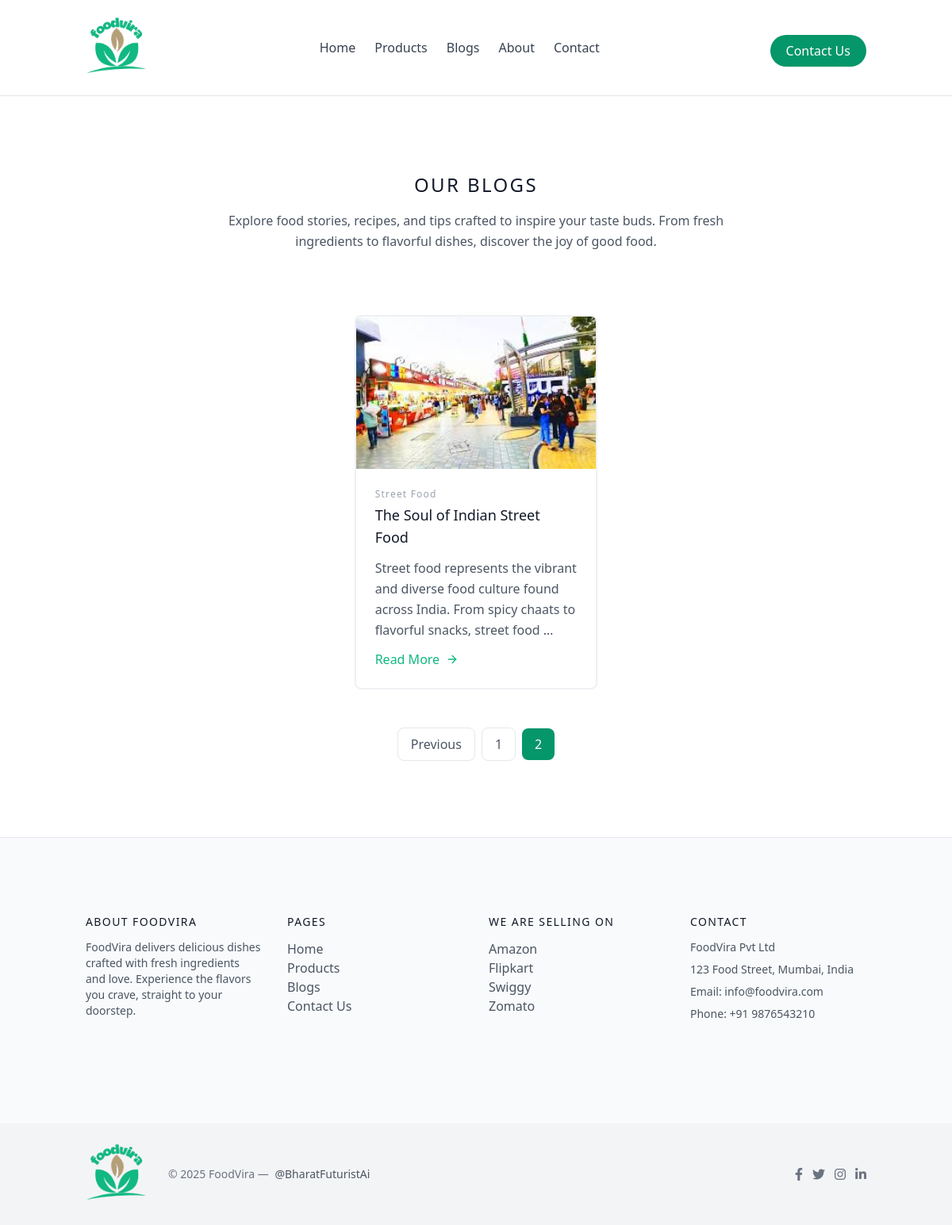
Screenshot of /blog/?page=2 with the database file from the repository.
### apps/master/models.py (models this page shows, shortened)
class BaseClass(models.Model):
    id = models.UUIDField(
        primary_key=True,
        default=uuid.uuid4,
        editable=False
    )
    created_at = models.DateTimeField(auto_now_add=True)
    updated_at = models.DateTimeField(auto_now=True)
    class Meta:
        abstract = True

class Blog(BaseClass):
    category = models.ForeignKey(
        BlogCategory,
        on_delete=models.CASCADE,
        related_name='blogs'
    )
    title = models.CharField(max_length=200)
    slug = models.SlugField(max_length=220, unique=True)
    content = models.TextField()
    image = models.ImageField(upload_to=upload_with_uuid)
    class Meta:
        verbose_name = "Blog"
        verbose_name_plural = "Blogs"
        ordering = ['-created_at']

class BlogCategory(BaseClass):
    name = models.CharField(max_length=100, unique=True)
    slug = models.SlugField(max_length=120, unique=True)
    description = models.TextField(blank=True, null=True)
    is_active = models.BooleanField(default=True)
    class Meta:
        verbose_name = "Blog Category"
        verbose_name_plural = "Blog Categories"
        ordering = ['name']

### apps/store/views.py (the view)
# urls.py: path("blog/", blog, name="blog"),
def blog(request):
    blog_list = Blog.objects.order_by("-created_at")
    paginator = Paginator(blog_list, 6)  # 👈 blogs per page
    page_number = request.GET.get("page")
    page_obj = paginator.get_page(page_number)
    context = {
        "blogs": page_obj.object_list,
        "page_obj": page_obj,
    }
    return render(request, "store/blog.html", context)

### apps/store/templates/store/blog.html (shortened to what this page needs)
{% extends 'store/base.html' %}
{% block body %}
<section class="text-gray-600 body-font">
  <div class="container px-5 py-24 mx-auto">
    <div class="flex flex-col text-center w-full mb-20">
      <h1 class="text-2xl font-medium title-font mb-4 text-gray-900 tracking-widest">OUR BLOGS</h1>
      <p class="lg:w-2/3 mx-auto leading-relaxed text-base">Explore food stories, recipes, and tips crafted to inspire your taste buds.
  From fresh ingredients to flavorful dishes, discover the joy of good food.</p>
    </div>
   <div class="flex flex-wrap -m-4 justify-center">
  {% for blog in blogs %}
    <div class="p-4 md:w-1/3 w-full">
      <div class="h-full border-2 border-gray-200 border-opacity-60 rounded-lg overflow-hidden">
        <img class="lg:h-48 md:h-36 w-full object-cover object-center" src="{{ blog.image.url }}" alt="{{ blog.title }}">
        <div class="p-6">
          <h2 class="tracking-widest text-xs title-font font-medium text-gray-400 mb-1">
            {{ blog.category.name }}
          </h2>
          <h1 class="title-font text-lg font-medium text-gray-900 mb-3">
            {{ blog.title }}
          </h1>
          <p class="leading-relaxed mb-3">
            {{ blog.content|truncatewords:20 }}
          </p>
          <div class="flex items-center flex-wrap">
            <a href="{% url 'blog_detail' blog_id=blog.id %}" class="text-green-500 inline-flex items-center md:mb-2 lg:mb-0">
              Read More
              <svg class="w-4 h-4 ml-2" viewBox="0 0 24 24" stroke="currentColor" stroke-width="2" fill="none"
                   stroke-linecap="round" stroke-linejoin="round">
                <path d="M5 12h14"></path>
                <path d="M12 5l7 7-7 7"></path>
              </svg>
            </a>
          </div>
        </div>
      </div>
    </div>
  {% empty %}
    <div class="w-full text-center py-16">
      <p class="text-gray-500 text-lg">No blogs available at the moment.</p>
    </div>
  {% endfor %}
</div>
{% if page_obj.paginator.num_pages > 1 %}
<div class="flex justify-center mt-12">
  <nav class="flex items-center gap-2 flex-wrap">
    {% if page_obj.has_previous %}
    <a
      href="?page={{ page_obj.previous_page_number }}"
      class="px-4 py-2 border rounded-lg hover:bg-gray-100"
    >
      Previous
    </a>
    {% endif %}
    {% for num in page_obj.paginator.page_range %}
      {% if num == page_obj.number %}
        <span class="px-4 py-2 bg-green-600 text-white rounded-lg">
          {{ num }}
        </span>
      {% else %}
        <a
          href="?page={{ num }}"
          class="px-4 py-2 border rounded-lg hover:bg-gray-100"
        >
          {{ num }}
        </a>
      {% endif %}
    {% endfor %}
  </nav>
</div>
{% endif %}
  </div>
</section>
{% endblock %}

### apps/store/templates/store/base.html (shortened to what this page needs)
{% load static %}
<!DOCTYPE html>
<html lang="en">
<head>
    <link href="https://cdn.jsdelivr.net/npm/tailwindcss@latest/dist/tailwind.min.css" rel="stylesheet" />
    <link rel="stylesheet" href="https://cdnjs.cloudflare.com/ajax/libs/font-awesome/6.0.0-beta3/css/all.min.css">
</head>
<body>
    <header class="text-gray-700 body-font shadow-sm">
        <div class="container mx-auto flex flex-wrap p-5 flex-col md:flex-row items-center">
            <a href="{% url 'index' %}" class="flex items-center mb-4 md:mb-0">
                <img src="{% static 'store/images/logo.png' %}" width="80" alt="Logo">
            </a>
            <nav class="md:ml-auto md:mr-auto flex flex-wrap items-center text-base justify-center gap-6">
                <a href="{% url 'index' %}" class="nav-link">Home</a>
                <a href="{% url 'products' %}" class="nav-link">Products</a>
                <a href="{% url 'blog' %}" class="nav-link">Blogs</a>
                <a href="{% url 'about' %}" class="nav-link">About</a>
                <a href="{% url 'contact' %}" class="nav-link">Contact</a>
            </nav>
            <a href="{% url 'contact' %}"
                class="inline-flex items-center bg-green-600 text-white px-5 py-2 mt-2 rounded-full hover:bg-green-700 transition">
                Contact Us
            </a>
        </div>
    </header>
    <hr>
    {% block body %}
    {% endblock %}
    <footer class="text-gray-600 body-font bg-gray-50">
        <div class="container px-5 py-24 mx-auto">
            <div class="flex flex-wrap md:text-left text-center -mx-4">
                <div class="lg:w-1/4 md:w-1/2 w-full px-4 mb-8 md:mb-0">
                    <h2 class="title-font font-medium text-gray-900 tracking-widest text-sm mb-3">ABOUT FOODVIRA</h2>
                    <p class="text-gray-600 text-sm">
                        FoodVira delivers delicious dishes crafted with fresh ingredients and love. Experience the
                        flavors you crave, straight to your doorstep.
                    </p>
                </div>
                <div class="lg:w-1/4 md:w-1/2 w-full px-4 mb-8 md:mb-0">
                    <h2 class="title-font font-medium text-gray-900 tracking-widest text-sm mb-3">PAGES</h2>
                    <nav class="list-none mb-10">
                        <li><a href="{% url 'index' %}" class="text-gray-600 hover:text-gray-800">Home</a></li>
                        <li><a href="{% url 'products' %}" class="text-gray-600 hover:text-gray-800">Products</a></li>
                        <li><a href="{% url 'blog' %}" class="text-gray-600 hover:text-gray-800">Blogs</a></li>
                        <li><a href="{% url 'contact' %}" class="text-gray-600 hover:text-gray-800">Contact Us</a></li>
                    </nav>
                </div>
                <div class="lg:w-1/4 md:w-1/2 w-full px-4 mb-8 md:mb-0">
                    <h2 class="title-font font-medium text-gray-900 tracking-widest text-sm mb-3">WE ARE SELLING ON</h2>
                    <nav class="list-none mb-10">
                        <li><a href="https://www.amazon.in" target="_blank"
                                class="text-gray-600 hover:text-gray-800">Amazon</a></li>
                        <li><a href="https://www.flipkart.com" target="_blank"
                                class="text-gray-600 hover:text-gray-800">Flipkart</a></li>
                        <li><a href="https://www.swiggy.com" target="_blank"
                                class="text-gray-600 hover:text-gray-800">Swiggy</a></li>
                        <li><a href="https://www.zomato.com" target="_blank"
                                class="text-gray-600 hover:text-gray-800">Zomato</a></li>
                    </nav>
                </div>
                <div class="lg:w-1/4 md:w-1/2 w-full px-4">
                    <h2 class="title-font font-medium text-gray-900 tracking-widest text-sm mb-3">CONTACT</h2>
                    <p class="text-gray-600 text-sm mb-2">FoodVira Pvt Ltd</p>
                    <p class="text-gray-600 text-sm mb-2">123 Food Street, Mumbai, India</p>
                    <p class="text-gray-600 text-sm mb-2">Email: info@foodvira.com</p>
                    <p class="text-gray-600 text-sm">Phone: +91 9876543210</p>
                </div>
            </div>
        </div>
        <div class="bg-gray-100">
            <div class="container px-5 py-6 mx-auto flex flex-col sm:flex-row items-center justify-between">
                <a class="flex title-font font-medium items-center text-gray-900 mb-4 sm:mb-0">
                    <img src="{% static 'store/images/logo.png' %}" width="80" alt="FoodVira Logo">
                </a>
                <p class="text-sm text-gray-500 sm:ml-6 sm:mt-0 mt-4">© 2025 FoodVira —
                    <a href="https://twitter.com/knyttneve" target="_blank"
                        class="text-gray-600 ml-1">@BharatFuturistAi</a>
                </p>
                <span class="inline-flex sm:ml-auto sm:mt-0 mt-4 justify-center sm:justify-start">
                    <a class="text-gray-500 hover:text-gray-700"><i class="fab fa-facebook-f"></i></a>
                    <a class="ml-3 text-gray-500 hover:text-gray-700"><i class="fab fa-twitter"></i></a>
                    <a class="ml-3 text-gray-500 hover:text-gray-700"><i class="fab fa-instagram"></i></a>
                    <a class="ml-3 text-gray-500 hover:text-gray-700"><i class="fab fa-linkedin-in"></i></a>
                </span>
            </div>
        </div>
    </footer>
</body>
</html>

### apps/store/templates/store/base.html (style rules this page uses)
.nav-link { position: relative; font-weight: 500; transition: color 0.3s ease; }
.nav-link::after { content: ""; position: absolute; width: 0%; height: 2px; bottom: -4px; left: 0; background-color: #16a34a; transition: width 0.3s ease; }

### rows the page displays
Blog: image (picture), category.name "Street Food", title "The Soul of Indian Street Food", content "Street food represents the vibrant and diverse food culture found across India. From spicy chaats to flavorful snacks, street food …"

### other values shown
{{ num }} "1"
{{ num }} "2"
